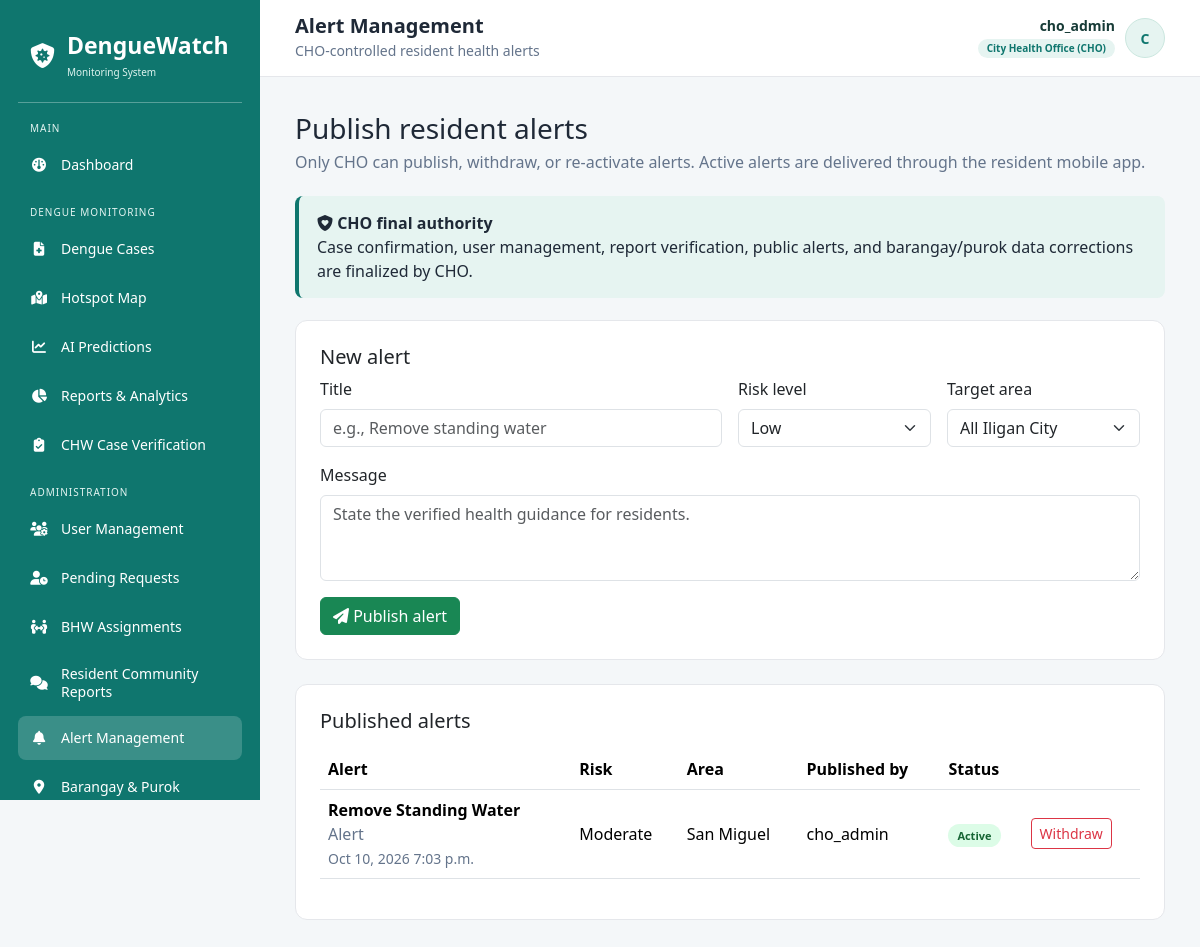
The app's page /cho/alerts/ (signed in), older data.
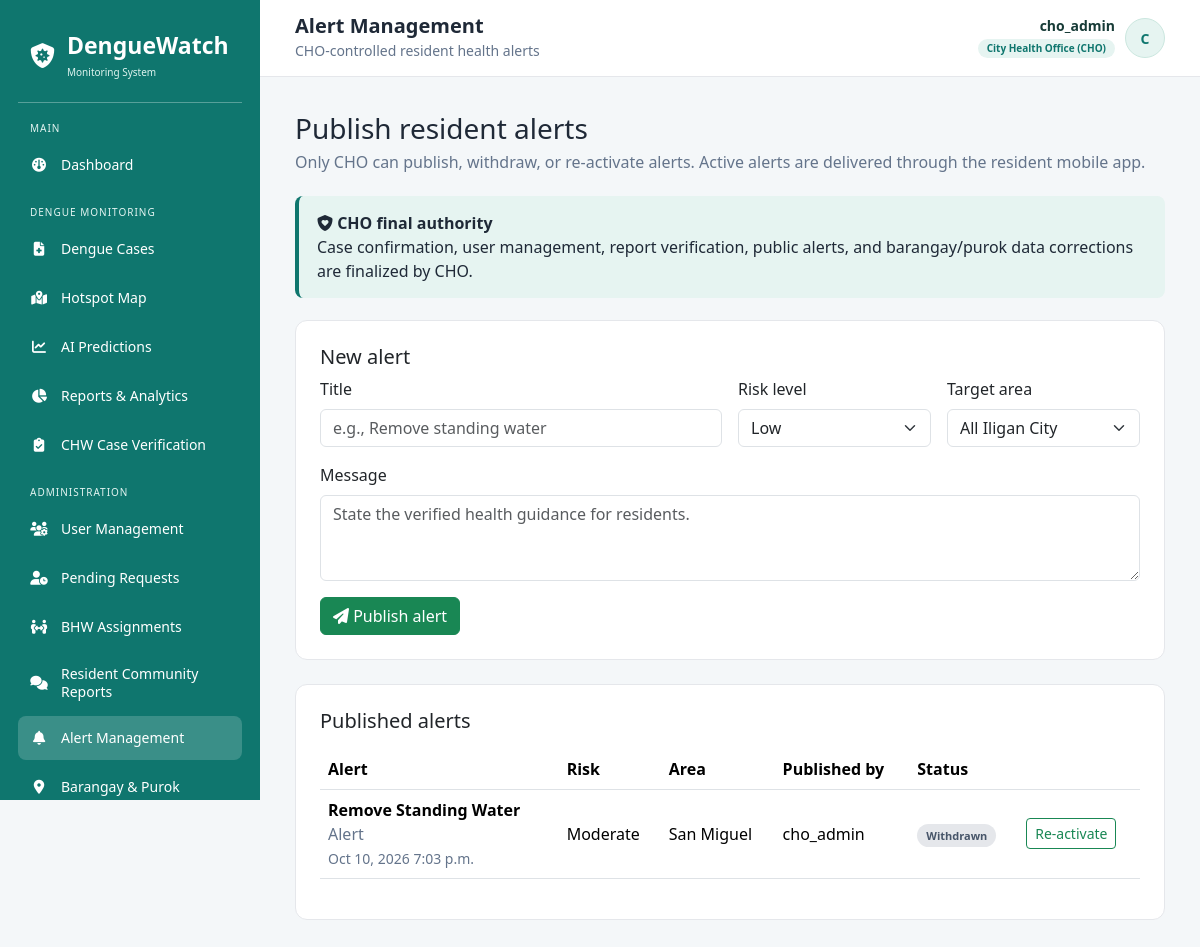
The same page, newer data.
### monitoring/models.py (models this page shows, shortened)
class Alert(models.Model):
    RISK_CHOICES = [
        ('LOW', 'Low'),
        ('MODERATE', 'Moderate'),
        ('HIGH', 'High'),
        ('CRITICAL', 'Critical'),
    ]
    alert_id = models.AutoField(primary_key=True)
    title = models.CharField(max_length=150)
    message = models.TextField()
    risk_level = models.CharField(max_length=10, choices=RISK_CHOICES)
    barangay = models.ForeignKey(
        Barangay,
        on_delete=models.SET_NULL,
        null=True,
        blank=True,
        related_name='alerts'
    )
    is_active = models.BooleanField(default=True)
    created_by = models.ForeignKey(
        UserAccount,
        on_delete=models.SET_NULL,
        null=True,
        blank=True,
        related_name='created_alerts'
    )
    created_at = models.DateTimeField(auto_now_add=True)
    expires_at = models.DateTimeField(null=True, blank=True)

class Barangay(models.Model):
    barangay_id = models.AutoField(primary_key=True)
    barangay_name = models.CharField(max_length=100)
    longitude = models.DecimalField(max_digits=10, decimal_places=7, null=True, blank=True)
    latitude = models.DecimalField(max_digits=10, decimal_places=7, null=True, blank=True)

class UserAccount(AbstractUser):
    ROLE_CHOICES = [
        ('CHO', 'City Health Office (CHO)'),
        ('CHW', 'City Health Worker (CHW)'),
        ('BHW', 'Barangay Health Worker (BHW)'),
        ('LGU', 'Local Government Unit (LGU)'),
        ('RESIDENT', 'Resident'),
    ]
    STATUS_CHOICES = [
        ('PENDING', 'Pending'),
        ('APPROVED', 'Approved'),
        ('REJECTED', 'Rejected'),
    ]
    assigned_barangay = models.ForeignKey(
        Barangay,
        on_delete=models.SET_NULL,
        null=True,
        blank=True,
        related_name='assigned_bhws'
    )
    assigned_purok = models.ForeignKey(
        Purok,
        on_delete=models.SET_NULL,
        null=True,
        blank=True,
        related_name='assigned_bhws'
    )
    role = models.CharField(
        max_length=10,
        choices=ROLE_CHOICES,
        default='BHW'
    )
    account_status = models.CharField(
        max_length=10,
        choices=STATUS_CHOICES,
        default='PENDING'
    )
    profile_picture = models.ImageField(
        upload_to='profile_pictures/',
        blank=True,
        null=True
    )
    contact_number = models.CharField(
        max_length=20,
        blank=True
    )
    address = models.TextField(
        blank=True
    )

### monitoring/views.py (the view)
        @login_required(login_url='login')
        def wrapper(request, *args, **kwargs):
            user_role = getattr(
                request.user,
                'role',
                None
            )
            if user_role not in allowed_roles:
                messages.error(
                    request,
                    'You are not authorized to access this page.'
                )
                return redirect('dashboard')
            return view_func(
                request,
                *args,
                **kwargs
            )

### monitoring/context_processors.py (called while the page is built)
def current_account(request):
    user = getattr(request, 'user', None)
    if not user or not user.is_authenticated:
        return {'current_user_name': 'Authorized personnel', 'current_user_role': ''}
    return {
        'current_user_name': user.get_full_name().strip() or user.username,
        'current_user_role': user.get_role_display(),
    }

### monitoring/views.py (called while the page is built)
def role_required(*allowed_roles):
    def decorator(view_func):
        @login_required(login_url='login')
        def wrapper(request, *args, **kwargs):
            user_role = getattr(
                request.user,
                'role',
                None
            )
            if user_role not in allowed_roles:
                messages.error(
                    request,
                    'You are not authorized to access this page.'
                )
                return redirect('dashboard')
            return view_func(
                request,
                *args,
                **kwargs
            )
        return wrapper
    return decorator

### monitoring/templates/alert_management.html (shortened to what this page needs)
{% load static %}
<!DOCTYPE html>
<html lang="en"><head><link href="https://cdn.jsdelivr.net/npm/bootstrap@5.3.3/dist/css/bootstrap.min.css" rel="stylesheet"><link rel="stylesheet" href="https://cdnjs.cloudflare.com/ajax/libs/font-awesome/6.5.2/css/all.min.css"><link rel="stylesheet" href="{% static 'css/style.css' %}"></head>
<body><div class="layout">{% include 'includes/role_sidebar.html' %}<main class="main"><header class="topbar"><div><h5>Alert Management</h5><small class="subtitle">CHO-controlled resident health alerts</small></div><div class="text-end"><strong>{{ current_user_name }}</strong><br><small class="subtitle">{{ current_user_role }}</small></div></header><div class="content"><h1 class="h3 mb-1">Publish resident alerts</h1><p class="subtitle">Only CHO can publish, withdraw, or re-activate alerts. Active alerts are delivered through the resident mobile app.</p><div class="notice"><strong><i class="fa-solid fa-shield-heart"></i> CHO final authority</strong><div>Case confirmation, user management, report verification, public alerts, and barangay/purok data corrections are finalized by CHO.</div></div>{% for message in messages %}<div class="alert alert-{{ message.tags|default:'info' }}">{{ message }}</div>{% endfor %}<section class="card p-4 mb-4"><h2 class="h5">New alert</h2><form method="post" action="{% url 'create_alert' %}" class="row g-3">{% csrf_token %}<div class="col-md-6"><label class="form-label" for="title">Title</label><input id="title" name="title" maxlength="150" required class="form-control" placeholder="e.g., Remove standing water"></div><div class="col-md-3"><label class="form-label" for="risk-level">Risk level</label><select id="risk-level" name="risk_level" required class="form-select">{% for value, label in risk_choices %}<option value="{{ value }}">{{ label }}</option>{% endfor %}</select></div><div class="col-md-3"><label class="form-label" for="barangay">Target area</label><select id="barangay" name="barangay_id" class="form-select"><option value="">All Iligan City</option>{% for barangay in barangays %}<option value="{{ barangay.pk }}">{{ barangay.barangay_name }}</option>{% endfor %}</select></div><div class="col-12"><label class="form-label" for="message">Message</label><textarea id="message" name="message" required class="form-control" rows="3" placeholder="State the verified health guidance for residents."></textarea></div><div class="col-12"><button class="btn btn-success"><i class="fa-solid fa-paper-plane"></i> Publish alert</button></div></form></section><section class="card p-4"><h2 class="h5 mb-3">Published alerts</h2><div class="table-responsive"><table class="table align-middle"><thead><tr><th>Alert</th><th>Risk</th><th>Area</th><th>Published by</th><th>Status</th><th></th></tr></thead><tbody>{% for alert in alerts %}<tr><td><strong>{{ alert.title }}</strong><div class="meta">{{ alert.message }}</div><small class="meta">{{ alert.created_at|date:"M d, Y g:i a" }}</small></td><td>{{ alert.get_risk_level_display }}</td><td>{% if alert.barangay %}{{ alert.barangay.barangay_name }}{% else %}All Iligan City{% endif %}</td><td>{{ alert.created_by.get_full_name|default:alert.created_by.username|default:'System' }}</td><td><span class="status {% if alert.is_active %}active-status{% else %}inactive-status{% endif %}">{% if alert.is_active %}Active{% else %}Withdrawn{% endif %}</span></td><td><form method="post" action="{% url 'toggle_alert' alert.alert_id %}">{% csrf_token %}<button class="btn btn-sm {% if alert.is_active %}btn-outline-danger{% else %}btn-outline-success{% endif %}">{% if alert.is_active %}Withdraw{% else %}Re-activate{% endif %}</button></form></td></tr>{% empty %}<tr><td colspan="6" class="text-center subtitle py-4">No alerts have been published.</td></tr>{% endfor %}</tbody></table></div></section></div></main></div></body></html>

Row changes from the older to the newer data that the page shows:
changed Alert "Remove Standing Water": is_active "Active Withdraw" → "Withdrawn Re-activate"
